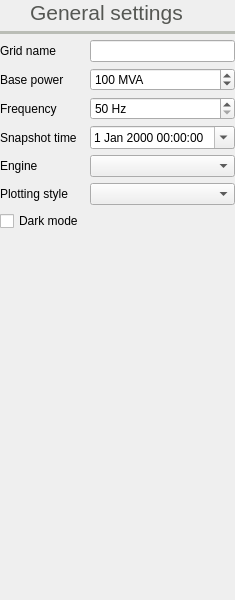
         <widget class="QFrame" name="frame_7">
          <property name="minimumSize">
           <size>
            <width>0</width>
            <height>0</height>
           </size>
          </property>
          <property name="maximumSize">
           <size>
            <width>250</width>
            <height>16777215</height>
           </size>
          </property>
          <property name="frameShape">
           <enum>QFrame::Shape::NoFrame</enum>
          </property>
          <property name="frameShadow">
           <enum>QFrame::Shadow::Raised</enum>
          </property>
          <layout class="QVBoxLayout" name="verticalLayout_12">
           <property name="leftMargin">
            <number>0</number>
           </property>
           <property name="topMargin">
            <number>0</number>
           </property>
           <property name="rightMargin">
            <number>0</number>
           </property>
           <property name="bottomMargin">
            <number>0</number>
           </property>
           <item>
            <widget class="QFrame" name="frame_41">
             <property name="frameShape">
              <enum>QFrame::Shape::NoFrame</enum>
             </property>
             <property name="frameShadow">
              <enum>QFrame::Shadow::Raised</enum>
             </property>
             <layout class="QHBoxLayout" name="horizontalLayout_13">
              <property name="leftMargin">
               <number>0</number>
              </property>
              <property name="topMargin">
               <number>0</number>
              </property>
              <property name="rightMargin">
               <number>0</number>
              </property>
              <property name="bottomMargin">
               <number>0</number>
              </property>
              <item>
               <widget class="QLabel" name="label_68">
                <property name="minimumSize">
                 <size>
                  <width>24</width>
                  <height>24</height>
                 </size>
                </property>
                <property name="maximumSize">
                 <size>
                  <width>24</width>
                  <height>24</height>
                 </size>
                </property>
                <property name="text">
                 <string/>
                </property>
                <property name="pixmap">
                 <pixmap resource="../Icons/icons.qrc">:/Icons/icons/gear.png</pixmap>
                </property>
                <property name="scaledContents">
                 <bool>true</bool>
                </property>
               </widget>
              </item>
              <item>
               <widget class="QLabel" name="label_69">
                <property name="palette">
                 <palette>
                  <active>
                   <colorrole role="WindowText">
                    <brush brushstyle="SolidPattern">
                     <color alpha="255">
                      <red>85</red>
                      <green>87</green>
                      <blue>83</blue>
                     </color>
                    </brush>
                   </colorrole>
                  </active>
                  <inactive>
                   <colorrole role="WindowText">
                    <brush brushstyle="SolidPattern">
                     <color alpha="255">
                      <red>85</red>
                      <green>87</green>
                      <blue>83</blue>
                     </color>
                    </brush>
                   </colorrole>
                  </inactive>
                  <disabled>
                   <colorrole role="WindowText">
                    <brush brushstyle="SolidPattern">
                     <color alpha="255">
                      <red>190</red>
                      <green>190</green>
                      <blue>190</blue>
                     </color>
                    </brush>
                   </colorrole>
                  </disabled>
                 </palette>
                </property>
                <property name="font">
                 <font>
                  <pointsize>16</pointsize>
                 </font>
                </property>
                <property name="text">
                 <string>General settings</string>
                </property>
                <property name="alignment">
                 <set>Qt::AlignmentFlag::AlignBottom|Qt::AlignmentFlag::AlignLeading|Qt::AlignmentFlag::AlignLeft</set>
                </property>
               </widget>
              </item>
             </layout>
            </widget>
           </item>
           <item>
            <widget class="Line" name="line_5">
             <property name="palette">
              <palette>
               <active>
                <colorrole role="WindowText">
                 <brush brushstyle="SolidPattern">
                  <color alpha="255">
                   <red>186</red>
                   <green>189</green>
                   <blue>182</blue>
                  </color>
                 </brush>
                </colorrole>
               </active>
               <inactive>
                <colorrole role="WindowText">
                 <brush brushstyle="SolidPattern">
                  <color alpha="255">
                   <red>186</red>
                   <green>189</green>
                   <blue>182</blue>
                  </color>
                 </brush>
                </colorrole>
               </inactive>
               <disabled>
                <colorrole role="WindowText">
                 <brush brushstyle="SolidPattern">
                  <color alpha="255">
                   <red>190</red>
                   <green>190</green>
                   <blue>190</blue>
                  </color>
                 </brush>
                </colorrole>
               </disabled>
              </palette>
             </property>
             <property name="frameShadow">
              <enum>QFrame::Shadow::Plain</enum>
             </property>
             <property name="lineWidth">
              <number>4</number>
             </property>
             <property name="orientation">
              <enum>Qt::Orientation::Horizontal</enum>
             </property>
            </widget>
           </item>
           <item>
            <widget class="QFrame" name="frame_25">
             <property name="frameShape">
              <enum>QFrame::Shape::NoFrame</enum>
             </property>
             <property name="frameShadow">
              <enum>QFrame::Shadow::Raised</enum>
             </property>
             <layout class="QGridLayout" name="gridLayout">
              <property name="leftMargin">
               <number>0</number>
              </property>
              <property name="topMargin">
               <number>0</number>
              </property>
              <property name="rightMargin">
               <number>0</number>
              </property>
              <property name="bottomMargin">
               <number>0</number>
              </property>
              <item row="4" column="0" colspan="2">
               <widget class="QLabel" name="label_58">
                <property name="text">
                 <string>Frequency</string>
                </property>
               </widget>
              </item>
              <item row="6" column="0" colspan="2">
               <widget class="QLabel" name="label_101">
                <property name="text">
                 <string>Snapshot time</string>
                </property>
               </widget>
              </item>
              <item row="12" column="1">
               <widget class="QFrame" name="frame_37">
                <property name="frameShape">
                 <enum>QFrame::Shape::NoFrame</enum>
                </property>
                <property name="frameShadow">
                 <enum>QFrame::Shadow::Raised</enum>
                </property>
                <layout class="QHBoxLayout" name="horizontalLayout_19">
                 <property name="leftMargin">
                  <number>0</number>
                 </property>
                 <property name="topMargin">
                  <number>0</number>
                 </property>
                 <property name="rightMargin">
                  <number>0</number>
                 </property>
                 <property name="bottomMargin">
                  <number>0</number>
                 </property>
                </layout>
               </widget>
              </item>
              <item row="4" column="2">
               <widget class="QDoubleSpinBox" name="fbase_doubleSpinBox">
                <property name="toolTip">
                 <string>&lt;html&gt;&lt;head/&gt;&lt;body&gt;&lt;p&gt;&lt;span style=&quot; font-weight:700;&quot;&gt;System frequency&lt;/span&gt;&lt;/p&gt;&lt;p&gt;This only has an effect in the program when computing lines' per-unit impedance from ohm values.&lt;/p&gt;&lt;/body&gt;&lt;/html&gt;</string>
                </property>
                <property name="suffix">
                 <string> Hz</string>
                </property>
                <property name="decimals">
                 <number>0</number>
                </property>
                <property name="minimum">
                 <double>50.000000000000000</double>
                </property>
                <property name="maximum">
                 <double>60.000000000000000</double>
                </property>
                <property name="singleStep">
                 <double>10.000000000000000</double>
                </property>
               </widget>
              </item>
              <item row="6" column="2">
               <widget class="QDateTimeEdit" name="snapshot_dateTimeEdit">
                <property name="calendarPopup">
                 <bool>true</bool>
                </property>
               </widget>
              </item>
              <item row="2" column="0" colspan="2">
               <widget class="QLabel" name="label_57">
                <property name="text">
                 <string>Base power</string>
                </property>
               </widget>
              </item>
              <item row="0" column="2">
               <widget class="QLineEdit" name="grid_name_line_edit">
                <property name="toolTip">
                 <string>Name of the grid model</string>
                </property>
               </widget>
              </item>
              <item row="9" column="2">
               <widget class="QLabel" name="label_48">
                <property name="text">
                 <string/>
                </property>
               </widget>
              </item>
              <item row="0" column="0" colspan="2">
               <widget class="QLabel" name="label_82">
                <property name="text">
                 <string>Grid name</string>
                </property>
               </widget>
              </item>
              <item row="2" column="2">
               <widget class="QDoubleSpinBox" name="sbase_doubleSpinBox">
                <property name="toolTip">
                 <string>&lt;html&gt;&lt;head/&gt;&lt;body&gt;&lt;p&gt;&lt;span style=&quot; font-weight:700;&quot;&gt;Base power&lt;/span&gt;&lt;/p&gt;&lt;p&gt;Despite all the bibliography, changing this number to anything other than 100 MVA, might change the meaning of what sensible per-unit voltage are.&lt;/p&gt;&lt;p&gt;This is, 1.0 is no longer the nominal voltage and so on.&lt;/p&gt;&lt;/body&gt;&lt;/html&gt;</string>
                </property>
                <property name="suffix">
                 <string> MVA</string>
                </property>
                <property name="decimals">
                 <number>0</number>
                </property>
                <property name="minimum">
                 <double>1.000000000000000</double>
                </property>
                <property name="maximum">
                 <double>10000000000000000000.000000000000000</double>
                </property>
                <property name="value">
                 <double>100.000000000000000</double>
                </property>
               </widget>
              </item>
              <item row="7" column="2">
               <widget class="QComboBox" name="engineComboBox">
                <property name="toolTip">
                 <string>Engine to be used when available</string>
                </property>
               </widget>
              </item>
              <item row="8" column="2">
               <widget class="QComboBox" name="plt_style_comboBox">
                <property name="toolTip">
                 <string>MatPlotlib plot styles to choose from</string>
                </property>
               </widget>
              </item>
              <item row="7" column="0" colspan="2">
               <widget class="QLabel" name="label_24">
                <property name="text">
                 <string>Engine</string>
                </property>
               </widget>
              </item>
              <item row="8" column="0" colspan="2">
               <widget class="QLabel" name="label_40">
                <property name="text">
                 <string>Plotting style</string>
                </property>
               </widget>
              </item>
              <item row="9" column="0" colspan="2">
               <widget class="QCheckBox" name="dark_mode_checkBox">
                <property name="text">
                 <string>Dark mode</string>
                </property>
               </widget>
              </item>
             </layout>
            </widget>
           </item>
           <item>
            <spacer name="verticalSpacer_3">
             <property name="orientation">
              <enum>Qt::Orientation::Vertical</enum>
             </property>
             <property name="sizeHint" stdset="0">
              <size>
               <width>20</width>
               <height>363</height>
              </size>
             </property>
            </spacer>
           </item>
          </layout>
         </widget>
